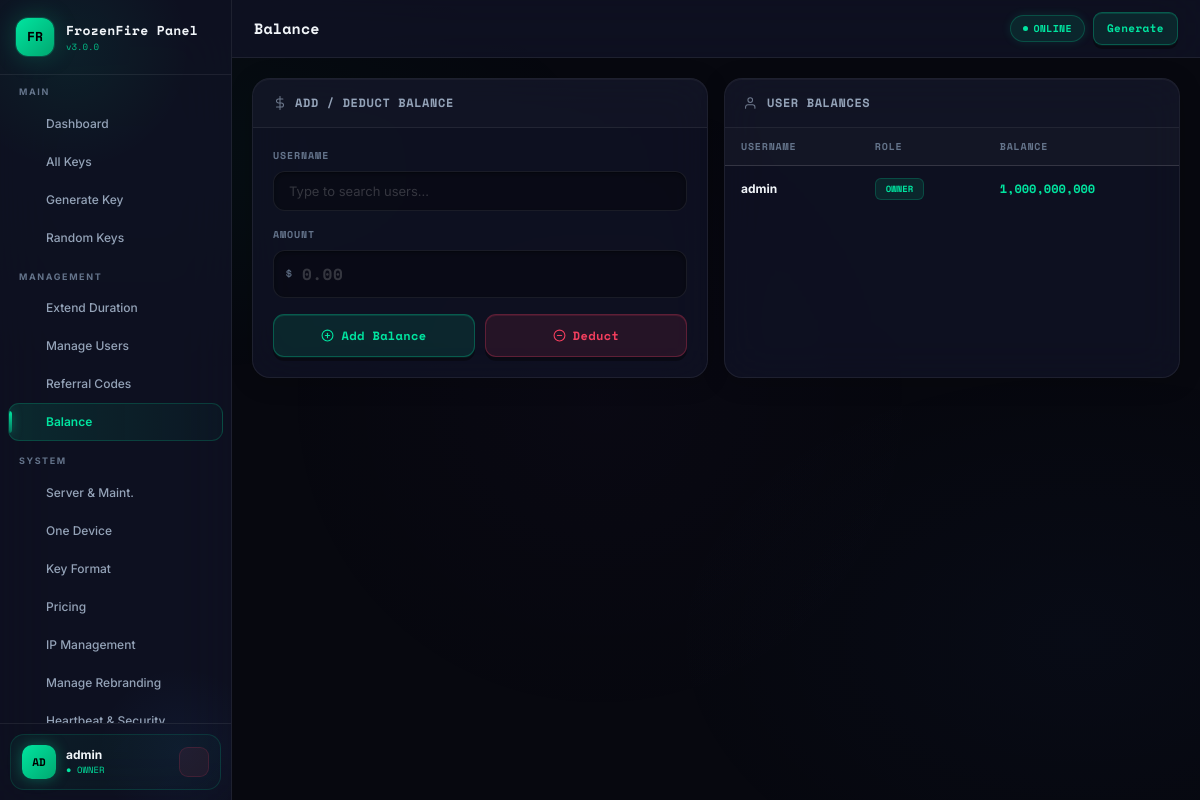
Screenshot of /balance.php (signed in) with the database file from the repository.
### tables this page shows
CREATE TABLE IF NOT EXISTS `panel_settings` (
  `id`         int(11)      NOT NULL AUTO_INCREMENT,
  `skey`       varchar(100) NOT NULL,
  `svalue`     text         DEFAULT NULL,
  `updated_at` datetime     NOT NULL DEFAULT CURRENT_TIMESTAMP ON UPDATE CURRENT_TIMESTAMP,
  PRIMARY KEY (`id`),
  UNIQUE KEY `skey` (`skey`)
);

CREATE TABLE IF NOT EXISTS `users` (
  `id`              int(11)       NOT NULL AUTO_INCREMENT,
  `username`        varchar(100)  NOT NULL,
  `password`        varchar(255)  NOT NULL,
  `level`           tinyint(1)    NOT NULL DEFAULT 3,
  `balance`         decimal(15,2) NOT NULL DEFAULT 0.00,
  `referral_limit`  int(11)       NOT NULL DEFAULT 0,
  `referrals_used`  int(11)       NOT NULL DEFAULT 0,
  `referred_by`     varchar(100)  DEFAULT NULL,
  `ref_code_used`   varchar(20)   DEFAULT NULL,
  `ref_giver`       varchar(100)  DEFAULT NULL,
  `status`          tinyint(1)    NOT NULL DEFAULT 1,
  `expiration_date` datetime      DEFAULT NULL,
  `last_login`      datetime      DEFAULT NULL,
  `login_attempts`  int(3)        NOT NULL DEFAULT 0,
  `locked_until`    datetime      DEFAULT NULL,
  `login_device`    varchar(64)   DEFAULT NULL,
  `device_reset_at` datetime      DEFAULT NULL,
  `device_resets`   int(11)       NOT NULL DEFAULT 0,
  `created_at`      datetime      NOT NULL DEFAULT CURRENT_TIMESTAMP,
  PRIMARY KEY (`id`),
  UNIQUE KEY `username` (`username`)
);

### app/Config/db.php (called while the page is built, shortened)
<?php
class DB {
    private static ?DB $inst = null;
    private PDO $pdo;
    private function __construct() {
        $dsn = 'mysql:host='.DB_HOST.';dbname='.DB_NAME.';charset='.DB_CHARSET;
        try {
            $this->pdo = new PDO($dsn, DB_USER, DB_PASS, [
                PDO::ATTR_ERRMODE            => PDO::ERRMODE_EXCEPTION,
                PDO::ATTR_DEFAULT_FETCH_MODE => PDO::FETCH_OBJ,
                PDO::ATTR_EMULATE_PREPARES   => false,
            ]);
        } catch (PDOException $e) {
            http_response_code(500);
            die(json_encode(['ok'=>false,'msg'=>'DB connection failed']));
        }
    }
    public static function i(): self {
        if (!self::$inst) self::$inst = new self();
        return self::$inst;
    }
    public function q(string $sql, array $p = []): PDOStatement {
        $s = $this->pdo->prepare($sql);
        $s->execute($p);
        return $s;
    }
    public function one(string $sql, array $p = []): ?object {
        return $this->q($sql,$p)->fetch() ?: null;
    }
    public function all(string $sql, array $p = []): array {
        return $this->q($sql,$p)->fetchAll();
    }
}
function db(): DB { return DB::i(); }

### app/Helpers/security.php (called while the page is built, shortened)
<?php
require_once dirname(__DIR__).'/Config/db.php';
function getSetting(string $key, string $def=''): string {
    $r = db()->one("SELECT svalue FROM panel_settings WHERE skey=?",[$key]);
    return $r ? ($r->svalue ?? $def) : $def;
}

### balance.php (the view, shortened to what this page needs)
<?php
require_once __DIR__.'/app/Config/db.php';
require_once __DIR__.'/app/Helpers/security.php';
$pageTitle='Balance'; $activeNav='balance';
require_once __DIR__.'/app/Views/Layout/header.php';
$levelMap=[1=>'Owner',2=>'Admin',3=>'Reseller'];
$ulv2=(int)($_SESSION['ulevel']??99);
if ($ulv2===1) {
    $allUsers = db()->all("SELECT username,level,balance FROM users ORDER BY level,username");
}
$s='fill="none" stroke="currentColor" stroke-width="1.8" stroke-linecap="round" stroke-linejoin="round"';
?>
<div class="g2">
  <div class="card">
    <div class="card-h">
      <span class="ct">
        <svg viewBox="0 0 24 24" <?=$s?> width="14" height="14"><line x1="12" y1="1" x2="12" y2="23"/><path d="M17 5H9.5a3.5 3.5 0 0 0 0 7h5a3.5 3.5 0 0 1 0 7H6"/></svg>
        Add / Deduct Balance
      </span>
    </div>
    <div class="card-b">
      <div class="fg">
        <label class="fl">Username</label>
        <div style="position:relative">
          <input class="fi" id="targetUser" placeholder="Type to search users..." oninput="searchUsers(this.value)" onfocus="searchUsers(this.value)" autocomplete="off">
        </div>
      </div>
      <div class="fg">
        <label class="fl">Amount</label>
        <div style="position:relative">
          <span style="position:absolute;left:12px;top:50%;transform:translateY(-50%);color:var(--muted);font-family:var(--mono)">$</span>
          <input class="fi fi-mono" type="number" id="amountInp" min="0.01" step="0.01" placeholder="0.00" style="padding-left:28px;font-size:16px;font-weight:700;color:var(--acc)">
        </div>
      </div>
      <div style="display:flex;gap:10px">
        <button class="btn btn-acc" style="flex:1;padding:12px" onclick="doBal('add')">
          <svg viewBox="0 0 24 24" <?=$s?> width="14" height="14"><circle cx="12" cy="12" r="10"/><line x1="12" y1="8" x2="12" y2="16"/><line x1="8" y1="12" x2="16" y2="12"/></svg>
          Add Balance
        </button>
        <button class="btn btn-red" style="flex:1;padding:12px" onclick="doBal('deduct')">
          <svg viewBox="0 0 24 24" <?=$s?> width="14" height="14"><circle cx="12" cy="12" r="10"/><line x1="8" y1="12" x2="16" y2="12"/></svg>
          Deduct
        </button>
      </div>
    </div>
  </div>
  <div class="card">
    <div class="card-h">
      <span class="ct">
        <svg viewBox="0 0 24 24" <?=$s?> width="14" height="14"><path d="M17 21v-2a4 4 0 0 0-4-4H5a4 4 0 0 0-4 4v2"/><circle cx="9" cy="7" r="4"/></svg>
        User Balances
      </span>
    </div>
    <div class="tw"><table>
      <thead><tr><th>Username</th><th>Role</th><th>Balance</th></tr></thead>
      <tbody>
        <?php if(empty($allUsers)): ?>
        <tr><td colspan="3" style="text-align:center;padding:24px;color:var(--muted)">No users found</td></tr>
        <?php else: foreach($allUsers as $u):
          $lvl=(int)$u->level;
          $cls=['b-owner','b-admin','b-reseller'][$lvl-1]??'b-reseller';
        ?>
        <tr>
          <td style="font-weight:700;cursor:pointer" onclick="selectUser('<?=htmlspecialchars($u->username)?>')">
            <?=htmlspecialchars($u->username)?>
          </td>
          <td><span class="bx <?=$cls?>" style="font-size:9px"><?=$levelMap[$lvl]??'?'?></span></td>
          <td style="color:var(--acc);font-family:var(--mono);font-weight:700" id="bal-<?=htmlspecialchars($u->username)?>"><?=number_format((float)$u->balance,0)?></td>
        </tr>
        <?php endforeach; endif; ?>
      </tbody>
    </table></div>
  </div>
</div>
<?php require_once __DIR__.'/app/Views/Layout/footer.php'; ?>

### app/Views/Layout/header.php (shortened to what this page needs)
<?php
require_once dirname(dirname(__DIR__)).'/Config/db.php';
require_once dirname(dirname(__DIR__)).'/Helpers/security.php';
$panelName  = getSetting('panel_name','HB Panel');
$panelLogo  = getSetting('panel_logo','');
$maintMode  = getSetting('maintenance_mode','0') === '1';
$pageTitle  = $pageTitle ?? 'Dashboard';
$activeNav  = $activeNav ?? '';
$ulevel     = (int)($_SESSION['ulevel'] ?? 3);
$uname      = $_SESSION['uname'] ?? 'User';
$levelNames = [1=>'Owner',2=>'Admin',3=>'Reseller'];
$levelLabel = $levelNames[$ulevel] ?? 'User';
function ico($name) {
    return $icons[$name] ?? '';
}
$navItems = [
  'dashboard' => ['ico'=>ico('dashboard'),'label'=>'Dashboard',       'href'=>'/dashboard.php', 'min'=>3],
  'allkeys'   => ['ico'=>ico('keys'),     'label'=>'All Keys',         'href'=>'/keys.php',      'min'=>3],
  'generate'  => ['ico'=>ico('generate'), 'label'=>'Generate Key',     'href'=>'/generate.php',  'min'=>3],
  'genrandom' => ['ico'=>ico('random'),   'label'=>'Random Keys',      'href'=>'/genrandom.php', 'min'=>3],
  'extend'    => ['ico'=>ico('extend'),   'label'=>'Extend Duration',  'href'=>'/extend.php',    'min'=>2],
  'users'     => ['ico'=>ico('users'),    'label'=>'Manage Users',     'href'=>'/users.php',     'min'=>2],
  'referral'  => ['ico'=>ico('referral'), 'label'=>'Referral Codes',   'href'=>'/referral.php',  'min'=>2],
  'balance'   => ['ico'=>ico('balance'),  'label'=>'Balance',          'href'=>'/balance.php',   'min'=>2],
  'panelset'  => ['ico'=>ico('server'),   'label'=>'Server & Maint.',  'href'=>'/panelset.php',  'min'=>1],
  'onedevice' => ['ico'=>ico('onedevice'),'label'=>'One Device',       'href'=>'/onedevice.php', 'min'=>1],
  'keyformat' => ['ico'=>ico('keyformat'),'label'=>'Key Format',       'href'=>'/keyformat.php', 'min'=>1],
  'pricing'   => ['ico'=>ico('pricing'),  'label'=>'Pricing',          'href'=>'/pricing.php',   'min'=>1],
  'iplimit'   => ['ico'=>ico('iplimit'),  'label'=>'IP Management',    'href'=>'/iplimit.php',   'min'=>1],
  'rebranding' => ['ico'=>ico('lib'),      'label'=>'Manage Rebranding','href'=>'/manage_rebranding.php', 'min'=>1],
  'heartbeat'  => ['ico'=>ico('heartbeat'),'label'=>'Heartbeat & Security','href'=>'/heartbeat.php', 'min'=>1],
  'kicks'      => ['ico'=>ico('zap'),      'label'=>'Heartbeat Kicks',      'href'=>'/heartbeatkicks.php','min'=>1],
  'pkg_manager'=> ['ico'=>ico('keys'),      'label'=>'Package Manager',      'href'=>'/pkg_manager.php','min'=>1],
  'panelalert'  => ['ico'=>ico('telegram'), 'label'=>'Panel Alert',      'href'=>'/panelalert.php', 'min'=>1],
  'panelupdate' => ['ico'=>ico('update'),   'label'=>'Panel Update',     'href'=>'/panelupdate.php','min'=>1],
  'settings'  => ['ico'=>ico('settings'), 'label'=>'Settings',         'href'=>'/settings.php',  'min'=>1],
  'logs'      => ['ico'=>ico('logs'),     'label'=>'Activity Logs',    'href'=>'/logs.php',      'min'=>1],
];
?>
<!DOCTYPE html>
<html lang="en">
<head>
<link rel="stylesheet" href="/assets/css/panel.css?v=10">
</head>
<body>
<div class="app">
<nav class="sidebar" id="sidebar">
  <div class="sb-logo">
    <div class="logo-box <?= $panelLogo?'':'logo-box-default' ?>">
      <?php if($panelLogo): ?>
        <img src="<?= htmlspecialchars($panelLogo) ?>" alt="Logo" style="width:100%;height:100%;object-fit:cover;border-radius:10px">
      <?php else: ?>
        <?= strtoupper(substr($panelName,0,2)) ?>
      <?php endif; ?>
    </div>
    <div>
      <div class="logo-name"><?= htmlspecialchars($panelName) ?></div>
      <div class="logo-ver">v<?= getSetting('panel_version','3.0.0') ?></div>
    </div>
  </div>
  <div class="sb-nav">
    <div class="sb-sec">
      <span class="sb-lbl">Main</span>
      <?php foreach(['dashboard','allkeys','generate','genrandom'] as $k):
        $item=$navItems[$k]; if($ulevel>$item['min']) continue; ?>
      <a href="<?=$item['href']?>" class="ni <?=$activeNav===$k?'on':''?>">
        <span class="ni-ico"><?=$item['ico']?></span><?=$item['label']?>
      </a>
      <?php endforeach; ?>
    </div>
    <?php if($ulevel<=2): ?>
    <div class="sb-sec">
      <span class="sb-lbl">Management</span>
      <?php foreach(['extend','users','referral','balance'] as $k):
        $item=$navItems[$k]; if($ulevel>$item['min']) continue; ?>
      <a href="<?=$item['href']?>" class="ni <?=$activeNav===$k?'on':''?>">
        <span class="ni-ico"><?=$item['ico']?></span><?=$item['label']?>
      </a>
      <?php endforeach; ?>
    </div>
    <?php endif; ?>
    <?php if($ulevel===1): ?>
    <div class="sb-sec">
      <span class="sb-lbl">System</span>
      <?php foreach(['panelset','onedevice','keyformat','pricing','iplimit','rebranding','heartbeat','kicks','pkg_manager','panelalert','panelupdate','settings','logs'] as $k):
        $item=$navItems[$k]; ?>
      <a href="<?=$item['href']?>" class="ni <?=$activeNav===$k?'on':''?>">
        <span class="ni-ico"><?=$item['ico']?></span><?=$item['label']?>
      </a>
      <?php endforeach; ?>
    </div>
    <?php endif; ?>
  </div>
  <div class="sb-foot">
    <div class="uc">
      <div class="ua ua-<?=strtolower($levelLabel)?>"><?=strtoupper(substr($uname,0,2))?></div>
      <div style="flex:1;min-width:0">
        <div class="un"><?=htmlspecialchars($uname)?></div>
        <div class="ur ur-<?=strtolower($levelLabel)?>">● <?=strtoupper($levelLabel)?></div>
      </div>
      <a href="/logout.php" class="lout" title="Logout"><?=ico('logout')?></a>
    </div>
  </div>
</nav>
<div class="main">
  <div class="topbar">
    <div style="display:flex;align-items:center;gap:12px">
      <a href="/dashboard.php" style="text-decoration:none"><div class="pg-title" style="color:var(--text)"><?=htmlspecialchars($pageTitle)?></div></a>
    </div>
    <div class="topbar-r">
      <?php if($maintMode): ?>
        <span class="pill p-warn"><span class="dot"></span>MAINTENANCE</span>
      <?php else: ?>
        <span class="pill p-on"><span class="dot"></span>ONLINE</span>
      <?php endif; ?>
      <a href="/generate.php" class="btn btn-acc btn-sm"><?=ico('generate')?> Generate</a>
    </div>
  </div>
  <div class="content">

### rows the page displays
panel_settings: svalue "FR", svalue "FrozenFire Panel"
panel_settings: svalue "3.0.0"
users: username "admin", level "OWNER", balance "1,000,000,000"

### other values shown
$item['label'] "Dashboard"
$item['label'] "All Keys"
$item['label'] "Generate Key"
$item['label'] "Random Keys"
$item['label'] "Extend Duration"
$item['label'] "Manage Users"
$item['label'] "Referral Codes"
$item['label'] "Balance"
$item['label'] "Server & Maint."
$item['label'] "One Device"
$item['label'] "Key Format"
$item['label'] "Pricing"
$item['label'] "IP Management"
$item['label'] "Manage Rebranding"
substr($uname,0,2) "AD"
